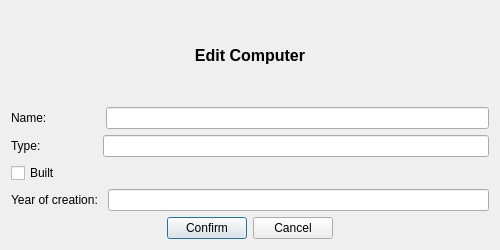
<?xml version="1.0" encoding="UTF-8"?>
<ui version="4.0">
 <class>DialogEditCom</class>
 <widget class="QDialog" name="DialogEditCom">
  <property name="geometry">
   <rect>
    <x>0</x>
    <y>0</y>
    <width>500</width>
    <height>250</height>
   </rect>
  </property>
  <property name="windowTitle">
   <string>Dialog</string>
  </property>
  <layout class="QVBoxLayout" name="verticalLayout_2">
   <item>
    <widget class="QLabel" name="label_Dialogname">
     <property name="text">
      <string>&lt;html&gt;&lt;head/&gt;&lt;body&gt;&lt;p&gt;&lt;span style=&quot; font-size:12pt; font-weight:600;&quot;&gt;Edit Computer&lt;/span&gt;&lt;/p&gt;&lt;/body&gt;&lt;/html&gt;</string>
     </property>
     <property name="textFormat">
      <enum>Qt::RichText</enum>
     </property>
     <property name="scaledContents">
      <bool>false</bool>
     </property>
     <property name="alignment">
      <set>Qt::AlignCenter</set>
     </property>
    </widget>
   </item>
   <item>
    <layout class="QHBoxLayout" name="horizontalLayout_4">
     <item>
      <widget class="QLabel" name="label_name">
       <property name="text">
        <string>Name:                </string>
       </property>
      </widget>
     </item>
     <item>
      <widget class="QLineEdit" name="lineEdit_name"/>
     </item>
    </layout>
   </item>
   <item>
    <layout class="QHBoxLayout" name="horizontalLayout_3">
     <item>
      <widget class="QLabel" name="label_type">
       <property name="text">
        <string>Type:                 </string>
       </property>
      </widget>
     </item>
     <item>
      <widget class="QLineEdit" name="lineEdit_type"/>
     </item>
    </layout>
   </item>
   <item>
    <layout class="QVBoxLayout" name="verticalLayout">
     <item>
      <widget class="QCheckBox" name="checkBox_built">
       <property name="text">
        <string>Built</string>
       </property>
      </widget>
     </item>
     <item>
      <layout class="QHBoxLayout" name="horizontalLayout_5">
       <item>
        <widget class="QLabel" name="label_buildYear">
         <property name="text">
          <string>Year of creation: </string>
         </property>
        </widget>
       </item>
       <item>
        <widget class="QLineEdit" name="lineEdit_yearDeth"/>
       </item>
      </layout>
     </item>
    </layout>
   </item>
   <item>
    <layout class="QHBoxLayout" name="horizontalLayout_6">
     <item>
      <spacer name="horizontalSpacer_3">
       <property name="orientation">
        <enum>Qt::Horizontal</enum>
       </property>
       <property name="sizeHint" stdset="0">
        <size>
         <width>40</width>
         <height>20</height>
        </size>
       </property>
      </spacer>
     </item>
     <item>
      <widget class="QPushButton" name="Button_confirm">
       <property name="text">
        <string>Confirm</string>
       </property>
      </widget>
     </item>
     <item>
      <widget class="QPushButton" name="Button_cancel">
       <property name="text">
        <string>Cancel</string>
       </property>
      </widget>
     </item>
     <item>
      <spacer name="horizontalSpacer_2">
       <property name="orientation">
        <enum>Qt::Horizontal</enum>
       </property>
       <property name="sizeHint" stdset="0">
        <size>
         <width>40</width>
         <height>20</height>
        </size>
       </property>
      </spacer>
     </item>
    </layout>
   </item>
  </layout>
 </widget>
 <resources/>
 <connections/>
</ui>
